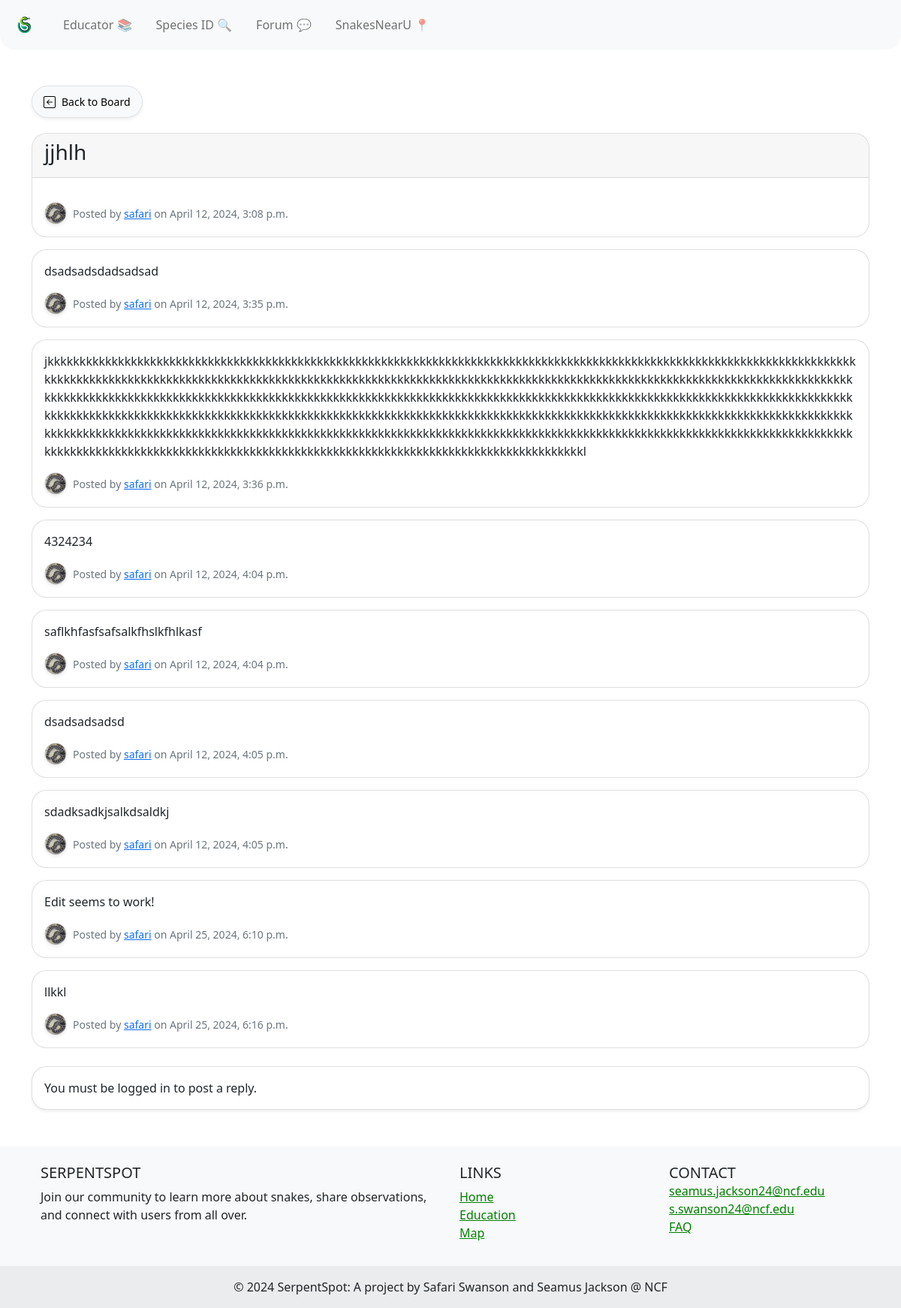
The app's page /forum/thread/3/ with its own data.
### Forum/models.py (models this page shows, shortened)
class Thread(models.Model):
    title = models.CharField(max_length=255)
    board = models.ForeignKey(Board, on_delete=models.CASCADE, related_name='threads')
    starter = models.ForeignKey(User, on_delete=models.CASCADE, related_name='threads_started')
    created_at = models.DateTimeField(auto_now_add=True)
    updated_at = models.DateTimeField(auto_now=True)

class Post(models.Model):
    thread = models.ForeignKey(Thread, on_delete=models.CASCADE, related_name='posts')
    message = models.TextField()
    created_by = models.ForeignKey(User, on_delete=models.CASCADE, related_name='posts_created')
    created_at = models.DateTimeField(auto_now_add=True)
    updated_at = models.DateTimeField(auto_now=True)

### UserAuth/models.py (models this page shows, shortened)
class UserProfile(models.Model):
    user = models.OneToOneField(User, on_delete=models.CASCADE) # Link the user profile to a user model instance
    profile_pic = models.ImageField(upload_to='profile_pics/', default='profile_pics/default.jpg' ,null=True, blank=True) # User profile picture
    bio = models.TextField(null=True, blank=True) # User bio
    observations = models.IntegerField(default=0) # User observation count
    favorite_species = models.ForeignKey(SnakeSpecies, on_delete=models.SET_NULL, null=True, blank=True) # User's favorite snake species

### Forum/views.py (the view)
# urls.py: path('thread/<int:thread_id>/', thread_posts, name='thread_posts'),
def thread_posts(request, thread_id):
    thread = get_object_or_404(Thread, pk=thread_id)
    form = PostForm()  # Instantiate the form
    return render(request, 'thread_posts.html', {'thread': thread, 'posts': thread.posts.all(), 'form': form})

### Forum/templates/thread_posts.html (shortened to what this page needs)
{% extends 'base.html' %}
{% load custom_filters %}
{% block content %}
<a href="{% url 'board_threads' thread.board_id %}" class="btn back-button btn-light btn-sm rounded-pill shadow-sm" style="margin-bottom: 20px;">
       Back to Board
</a>
<div class="posts">
   {% for post in posts %}
   <div class="card mb-3" style="border-radius: 20px; overflow: hidden;">
      {% if forloop.first %}
      <div class="card-header">
         <h3>{{ thread.title }}</h3>
      </div>
      {% endif %}
      <div class="card-body">
         <p class="card-text">{{ post.message }}</p>
         <div class="d-flex align-items-center mt-3">
            <img src="{{ MEDIA_URL }}{{ post.created_by.userprofile.profile_pic.url }}" class="rounded-circle border shadow-sm me-2" alt="Profile Picture" style="width: 30px; height: 30px; object-fit: cover;">
            <p class="card-text mb-0">
               <small class="text-muted">
                  Posted by <a href="{% url 'user_profile' username=post.created_by.username %}">{{ post.created_by.username }}</a> on {{ post.created_at|date:"N j, Y, P" }}
               </small>
            </p>
         </div>
      </div>
   </div>
   {% endfor %}
</div>
{% if user.is_authenticated %}
<div class="card reply-form mt-4 mb-5 shadow-sm" style="border-radius: 20px; overflow: hidden;">
   <div class="card-header">
      <h5>Post a Reply</h5>
   </div>
   <div class="card-body">
      <form method="POST" action="{% url 'reply_thread' thread.id %}" enctype="multipart/form-data"
         class="form-horizontal" onsubmit="return validateReplyForm()">
         {% csrf_token %}
         <div class="mb-3">
            <label for="id_message" class="form-label">{{ form.message.label }}</label>
            <textarea id="id_message" name="message" class="form-control" rows="5"
               placeholder="Type your reply here..." required>{{ form.message.value|default_if_none:"" }}</textarea>
            <small class="form-text text-muted">{{ form.message.help_text }}</small>
         </div>
         <div class="mb-3">
            <label for="id_image">Upload Image:</label>
            <input type="file" id="id_image" name="image" class="form-control" accept="image/*">
            <small class="form-text text-muted">Optional: Attach an image to your post.</small>
         </div>
         <div class="mb-3">
            <button type="submit" class="btn btn-primary rounded-pill shadow-sm float-end">Post Reply</button>
         </div>
      </form>
   </div>
</div>
{% else %}
<div class="card mt-4 mb-5 shadow-sm" style="border-radius: 20px; overflow: hidden;">
   <div class="card-body">
      <p class="card-text">You must be logged in to post a reply.</p>
   </div>
{% endif %}
{% endblock %}

### UserAuth/templates/base.html (style rules this page uses)
html, body { height: 100% !important; margin: 0 !important; }
body { display: flex !important; flex-direction: column !important; }

### Forum/templates/thread_posts.html (style rules this page uses)
.back-button svg { margin-right: 8px; }
.back-button { text-decoration: none; color: #000; background-color: #f8f9fa; padding: 10px 15px; border-radius: 5px; display: inline-flex; align-items: center; border: 1px solid #dee2e6; transition: all 0.3s ease; }

### records on screen
Post: created_by.userprofile.profile_pic (picture), created_by.username "safari", created_at "April 12, 2024, 3:08 p.m."
Thread: title "jjhlh"
Post: message "dsadsadsdadsadsad", created_by.userprofile.profile_pic (picture), created_by.username "safari", created_at "April 12, 2024, 3:35 p.m."
Post: message "jkkkkkkkkkkkkkkkkkkkkkkkkkkkkkkkkkkkkkkkkkkkkkkkkkkkkkkkkkkkkkkkkkkkkkkkkkkkkkkkkkkkkkkkkkkkkkkkkkkkkkkkkkkkkkkkkkkkkkkkkkkkkkkkkkkkkkkkkkkkkkkkkkkkkkkkkkkkkkkkkkkkkkkkkkkkkkkkkkkkkkkkkkkkkkkkkkkkkkkkkkkkkkkkkkkkkkkkkkkkkkkkkkkkkkkkkkkkkkkkkkkkkkkkkkkkkkkkkkkkkkkkkkkkkkkkkkkkkkkkkkkkkkkkkkkkkkkkkkkkkkkkkkkkkkkkkkkkkkkkkkkkkkkkkkkkkkkkkkkkkkkkkkkkkkkkkkkkkkkkkkkkkkkkkkkkkkkkkkkkkkkkkkkkkkkkkkkkkkkkkkkkkkkkkkkkkkkkkkkkkkkkkkkkkkkkkkkkkkkkkkkkkkkkkkkkkkkkkkkkkkkkkkkkkkkkkkkkkkkkkkkkkkkkkkkkkkkkkkkkkkkkkkkkkkkkkkkkkkkkkkkkkkkkkkkkkkkkkkkkkkkkkkkkkkkkkkkkkkkkkkkkkkkkkkkkkkkkkkkkkkkkkkkkkkkkkkkkkkkkkkkkkkkkkkkkkkkkkkkkkkkkkkkkkkkkkkkkkkkkkkkkkkkkkkkkkkkkkkkkkkkkkkkkkkkkkkkkkkkkkkkkkkkkkkkkkkkkkkkk…", created_by.userprofile.profile_pic (picture), created_by.username "safari", created_at "April 12, 2024, 3:36 p.m."
Post: message "4324234", created_by.userprofile.profile_pic (picture), created_by.username "safari", created_at "April 12, 2024, 4:04 p.m."
Post: message "saflkhfasfsafsalkfhslkfhlkasf", created_by.userprofile.profile_pic (picture), created_by.username "safari", created_at "April 12, 2024, 4:04 p.m."
Post: message "dsadsadsadsd", created_by.userprofile.profile_pic (picture), created_by.username "safari", created_at "April 12, 2024, 4:05 p.m."
Post: message "sdadksadkjsalkdsaldkj", created_by.userprofile.profile_pic (picture), created_by.username "safari", created_at "April 12, 2024, 4:05 p.m."
Post: message "Edit seems to work!", created_by.userprofile.profile_pic (picture), created_by.username "safari", created_at "April 25, 2024, 6:10 p.m."
Post: message "llkkl", created_by.userprofile.profile_pic (picture), created_by.username "safari", created_at "April 25, 2024, 6:16 p.m."
